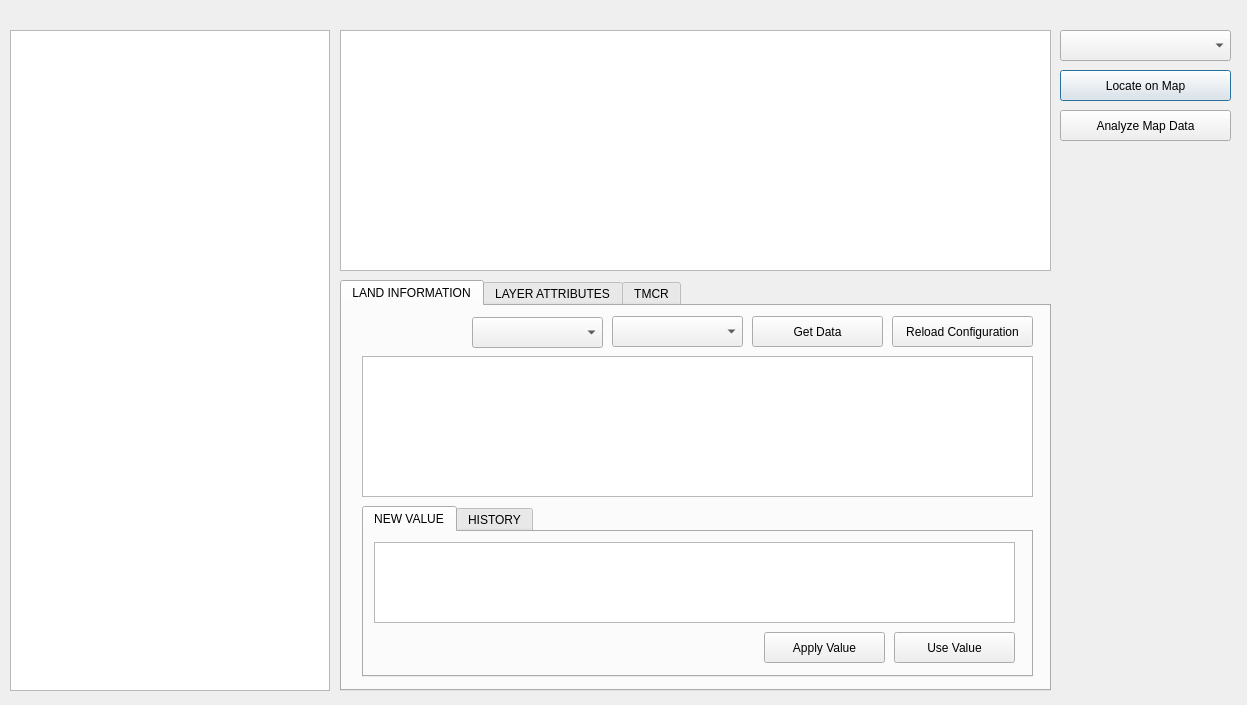
<?xml version="1.0" encoding="UTF-8"?>
<ui version="4.0">
 <class>eRPTSIntegrationDialogBase</class>
 <widget class="QDialog" name="eRPTSIntegrationDialogBase">
  <property name="geometry">
   <rect>
    <x>0</x>
    <y>0</y>
    <width>1247</width>
    <height>705</height>
   </rect>
  </property>
  <property name="windowTitle">
   <string>eRPTS Integration</string>
  </property>
  <widget class="QLabel" name="lbl_database">
   <property name="geometry">
    <rect>
     <x>10</x>
     <y>10</y>
     <width>311</width>
     <height>16</height>
    </rect>
   </property>
   <property name="text">
    <string/>
   </property>
  </widget>
  <widget class="QComboBox" name="cb_field_brgys">
   <property name="geometry">
    <rect>
     <x>1060</x>
     <y>30</y>
     <width>171</width>
     <height>31</height>
    </rect>
   </property>
  </widget>
  <widget class="QTableWidget" name="tw_match">
   <property name="geometry">
    <rect>
     <x>10</x>
     <y>30</y>
     <width>320</width>
     <height>661</height>
    </rect>
   </property>
   <property name="editTriggers">
    <set>QAbstractItemView::NoEditTriggers</set>
   </property>
   <property name="selectionMode">
    <enum>QAbstractItemView::SingleSelection</enum>
   </property>
   <property name="selectionBehavior">
    <enum>QAbstractItemView::SelectRows</enum>
   </property>
  </widget>
  <widget class="QTableWidget" name="tw_error">
   <property name="geometry">
    <rect>
     <x>340</x>
     <y>30</y>
     <width>711</width>
     <height>241</height>
    </rect>
   </property>
   <property name="editTriggers">
    <set>QAbstractItemView::NoEditTriggers</set>
   </property>
   <property name="selectionMode">
    <enum>QAbstractItemView::SingleSelection</enum>
   </property>
  </widget>
  <widget class="QPushButton" name="btn_locate">
   <property name="geometry">
    <rect>
     <x>1060</x>
     <y>70</y>
     <width>171</width>
     <height>31</height>
    </rect>
   </property>
   <property name="text">
    <string>Locate on Map</string>
   </property>
  </widget>
  <widget class="QPushButton" name="btn_analyze">
   <property name="geometry">
    <rect>
     <x>1060</x>
     <y>110</y>
     <width>171</width>
     <height>31</height>
    </rect>
   </property>
   <property name="text">
    <string>Analyze Map Data</string>
   </property>
  </widget>
  <widget class="QTabWidget" name="tabWidget">
   <property name="geometry">
    <rect>
     <x>340</x>
     <y>280</y>
     <width>711</width>
     <height>411</height>
    </rect>
   </property>
   <property name="currentIndex">
    <number>0</number>
   </property>
   <widget class="QWidget" name="tab_2">
    <attribute name="title">
     <string>LAND INFORMATION</string>
    </attribute>
    <widget class="QPushButton" name="btn_reload">
     <property name="geometry">
      <rect>
       <x>550</x>
       <y>10</y>
       <width>141</width>
       <height>31</height>
      </rect>
     </property>
     <property name="text">
      <string>Reload Configuration</string>
     </property>
    </widget>
    <widget class="QComboBox" name="cb_field_names">
     <property name="geometry">
      <rect>
       <x>130</x>
       <y>11</y>
       <width>131</width>
       <height>31</height>
      </rect>
     </property>
    </widget>
    <widget class="QTableWidget" name="tw_data">
     <property name="geometry">
      <rect>
       <x>20</x>
       <y>50</y>
       <width>671</width>
       <height>141</height>
      </rect>
     </property>
     <property name="editTriggers">
      <set>QAbstractItemView::NoEditTriggers</set>
     </property>
     <property name="selectionMode">
      <enum>QAbstractItemView::SingleSelection</enum>
     </property>
     <property name="selectionBehavior">
      <enum>QAbstractItemView::SelectRows</enum>
     </property>
    </widget>
    <widget class="QPushButton" name="btn_get_data">
     <property name="geometry">
      <rect>
       <x>410</x>
       <y>10</y>
       <width>131</width>
       <height>31</height>
      </rect>
     </property>
     <property name="text">
      <string>Get Data</string>
     </property>
    </widget>
    <widget class="QComboBox" name="cb_field_values">
     <property name="geometry">
      <rect>
       <x>270</x>
       <y>10</y>
       <width>131</width>
       <height>31</height>
      </rect>
     </property>
    </widget>
    <widget class="QTabWidget" name="tabWidget_2">
     <property name="geometry">
      <rect>
       <x>20</x>
       <y>200</y>
       <width>671</width>
       <height>171</height>
      </rect>
     </property>
     <property name="currentIndex">
      <number>0</number>
     </property>
     <widget class="QWidget" name="tab_5">
      <attribute name="title">
       <string>NEW VALUE</string>
      </attribute>
      <widget class="QTableWidget" name="tw_value">
       <property name="geometry">
        <rect>
         <x>10</x>
         <y>10</y>
         <width>641</width>
         <height>81</height>
        </rect>
       </property>
       <property name="editTriggers">
        <set>QAbstractItemView::NoEditTriggers</set>
       </property>
      </widget>
      <widget class="QPushButton" name="btn_apply">
       <property name="geometry">
        <rect>
         <x>400</x>
         <y>100</y>
         <width>121</width>
         <height>31</height>
        </rect>
       </property>
       <property name="text">
        <string>Apply Value</string>
       </property>
      </widget>
      <widget class="QLabel" name="lbl_lot">
       <property name="geometry">
        <rect>
         <x>10</x>
         <y>110</y>
         <width>331</width>
         <height>16</height>
        </rect>
       </property>
       <property name="text">
        <string/>
       </property>
      </widget>
      <widget class="QPushButton" name="btn_use">
       <property name="geometry">
        <rect>
         <x>530</x>
         <y>100</y>
         <width>121</width>
         <height>31</height>
        </rect>
       </property>
       <property name="text">
        <string>Use Value</string>
       </property>
      </widget>
      <zorder>btn_use</zorder>
      <zorder>tw_value</zorder>
      <zorder>btn_apply</zorder>
      <zorder>lbl_lot</zorder>
     </widget>
     <widget class="QWidget" name="tab_4">
      <attribute name="title">
       <string>HISTORY</string>
      </attribute>
      <widget class="QTableWidget" name="tw_info">
       <property name="geometry">
        <rect>
         <x>110</x>
         <y>10</y>
         <width>541</width>
         <height>111</height>
        </rect>
       </property>
      </widget>
      <widget class="QWidget" name="">
       <property name="geometry">
        <rect>
         <x>30</x>
         <y>40</y>
         <width>66</width>
         <height>72</height>
        </rect>
       </property>
       <layout class="QVBoxLayout" name="verticalLayout">
        <item>
         <widget class="QLabel" name="lbl_legend1">
          <property name="enabled">
           <bool>false</bool>
          </property>
          <property name="palette">
           <palette>
            <active>
             <colorrole role="WindowText">
              <brush brushstyle="SolidPattern">
               <color alpha="255">
                <red>0</red>
                <green>0</green>
                <blue>0</blue>
               </color>
              </brush>
             </colorrole>
            </active>
            <inactive>
             <colorrole role="WindowText">
              <brush brushstyle="SolidPattern">
               <color alpha="255">
                <red>0</red>
                <green>0</green>
                <blue>0</blue>
               </color>
              </brush>
             </colorrole>
            </inactive>
            <disabled>
             <colorrole role="WindowText">
              <brush brushstyle="SolidPattern">
               <color alpha="255">
                <red>0</red>
                <green>0</green>
                <blue>0</blue>
               </color>
              </brush>
             </colorrole>
            </disabled>
           </palette>
          </property>
          <property name="font">
           <font>
            <weight>75</weight>
            <bold>true</bold>
           </font>
          </property>
          <property name="text">
           <string>Active</string>
          </property>
         </widget>
        </item>
        <item>
         <widget class="QLabel" name="lbl_legend2">
          <property name="enabled">
           <bool>false</bool>
          </property>
          <property name="palette">
           <palette>
            <active>
             <colorrole role="WindowText">
              <brush brushstyle="SolidPattern">
               <color alpha="255">
                <red>0</red>
                <green>0</green>
                <blue>0</blue>
               </color>
              </brush>
             </colorrole>
             <colorrole role="Button">
              <brush brushstyle="SolidPattern">
               <color alpha="255">
                <red>255</red>
                <green>0</green>
                <blue>0</blue>
               </color>
              </brush>
             </colorrole>
             <colorrole role="Light">
              <brush brushstyle="SolidPattern">
               <color alpha="255">
                <red>255</red>
                <green>127</green>
                <blue>127</blue>
               </color>
              </brush>
             </colorrole>
             <colorrole role="Midlight">
              <brush brushstyle="SolidPattern">
               <color alpha="255">
                <red>255</red>
                <green>63</green>
                <blue>63</blue>
               </color>
              </brush>
             </colorrole>
             <colorrole role="Dark">
              <brush brushstyle="SolidPattern">
               <color alpha="255">
                <red>127</red>
                <green>0</green>
                <blue>0</blue>
               </color>
              </brush>
             </colorrole>
             <colorrole role="Mid">
              <brush brushstyle="SolidPattern">
               <color alpha="255">
                <red>170</red>
                <green>0</green>
                <blue>0</blue>
               </color>
              </brush>
             </colorrole>
             <colorrole role="Text">
              <brush brushstyle="SolidPattern">
               <color alpha="255">
                <red>0</red>
                <green>0</green>
                <blue>0</blue>
               </color>
              </brush>
             </colorrole>
             <colorrole role="BrightText">
              <brush brushstyle="SolidPattern">
               <color alpha="255">
                <red>255</red>
                <green>255</green>
                <blue>255</blue>
               </color>
              </brush>
             </colorrole>
             <colorrole role="ButtonText">
              <brush brushstyle="SolidPattern">
               <color alpha="255">
                <red>0</red>
                <green>0</green>
                <blue>0</blue>
               </color>
              </brush>
             </colorrole>
             <colorrole role="Base">
              <brush brushstyle="SolidPattern">
               <color alpha="255">
                <red>255</red>
                <green>0</green>
                <blue>0</blue>
               </color>
              </brush>
             </colorrole>
             <colorrole role="Window">
              <brush brushstyle="SolidPattern">
               <color alpha="255">
                <red>255</red>
                <green>0</green>
                <blue>0</blue>
               </color>
              </brush>
             </colorrole>
             <colorrole role="Shadow">
              <brush brushstyle="SolidPattern">
               <color alpha="255">
                <red>0</red>
                <green>0</green>
                <blue>0</blue>
               </color>
              </brush>
             </colorrole>
             <colorrole role="AlternateBase">
              <brush brushstyle="SolidPattern">
               <color alpha="255">
                <red>255</red>
                <green>127</green>
                <blue>127</blue>
               </color>
              </brush>
             </colorrole>
             <colorrole role="ToolTipBase">
              <brush brushstyle="SolidPattern">
               <color alpha="255">
                <red>255</red>
                <green>255</green>
                <blue>220</blue>
               </color>
              </brush>
             </colorrole>
             <colorrole role="ToolTipText">
              <brush brushstyle="SolidPattern">
               <color alpha="255">
                <red>0</red>
                <green>0</green>
                <blue>0</blue>
               </color>
              </brush>
             </colorrole>
            </active>
            <inactive>
             <colorrole role="WindowText">
              <brush brushstyle="SolidPattern">
               <color alpha="255">
                <red>0</red>
                <green>0</green>
                <blue>0</blue>
               </color>
              </brush>
             </colorrole>
             <colorrole role="Button">
              <brush brushstyle="SolidPattern">
               <color alpha="255">
                <red>255</red>
                <green>0</green>
                <blue>0</blue>
               </color>
              </brush>
             </colorrole>
             <colorrole role="Light">
              <brush brushstyle="SolidPattern">
               <color alpha="255">
                <red>255</red>
                <green>127</green>
                <blue>127</blue>
               </color>
              </brush>
             </colorrole>
             <colorrole role="Midlight">
              <brush brushstyle="SolidPattern">
               <color alpha="255">
                <red>255</red>
                <green>63</green>
                <blue>63</blue>
               </color>
              </brush>
             </colorrole>
             <colorrole role="Dark">
              <brush brushstyle="SolidPattern">
               <color alpha="255">
                <red>127</red>
                <green>0</green>
                <blue>0</blue>
               </color>
              </brush>
             </colorrole>
             <colorrole role="Mid">
              <brush brushstyle="SolidPattern">
               <color alpha="255">
                <red>170</red>
                <green>0</green>
                <blue>0</blue>
               </color>
              </brush>
             </colorrole>
             <colorrole role="Text">
              <brush brushstyle="SolidPattern">
               <color alpha="255">
                <red>0</red>
                <green>0</green>
                <blue>0</blue>
               </color>
              </brush>
             </colorrole>
             <colorrole role="BrightText">
              <brush brushstyle="SolidPattern">
               <color alpha="255">
                <red>255</red>
                <green>255</green>
                <blue>255</blue>
               </color>
              </brush>
             </colorrole>
             <colorrole role="ButtonText">
              <brush brushstyle="SolidPattern">
               <color alpha="255">
                <red>0</red>
                <green>0</green>
                <blue>0</blue>
               </color>
              </brush>
             </colorrole>
             <colorrole role="Base">
              <brush brushstyle="SolidPattern">
               <color alpha="255">
                <red>255</red>
                <green>0</green>
                <blue>0</blue>
               </color>
              </brush>
             </colorrole>
             <colorrole role="Window">
              <brush brushstyle="SolidPattern">
               <color alpha="255">
                <red>255</red>
                <green>0</green>
                <blue>0</blue>
               </color>
              </brush>
             </colorrole>
             <colorrole role="Shadow">
              <brush brushstyle="SolidPattern">
               <color alpha="255">
                <red>0</red>
                <green>0</green>
                <blue>0</blue>
               </color>
              </brush>
             </colorrole>
             <colorrole role="AlternateBase">
              <brush brushstyle="SolidPattern">
               <color alpha="255">
                <red>255</red>
                <green>127</green>
                <blue>127</blue>
               </color>
              </brush>
             </colorrole>
             <colorrole role="ToolTipBase">
              <brush brushstyle="SolidPattern">
               <color alpha="255">
                <red>255</red>
                <green>255</green>
                <blue>220</blue>
               </color>
              </brush>
             </colorrole>
             <colorrole role="ToolTipText">
              <brush brushstyle="SolidPattern">
               <color alpha="255">
                <red>0</red>
                <green>0</green>
                <blue>0</blue>
               </color>
              </brush>
             </colorrole>
            </inactive>
            <disabled>
             <colorrole role="WindowText">
              <brush brushstyle="SolidPattern">
               <color alpha="255">
                <red>255</red>
                <green>0</green>
                <blue>0</blue>
               </color>
              </brush>
             </colorrole>
             <colorrole role="Button">
              <brush brushstyle="SolidPattern">
               <color alpha="255">
                <red>255</red>
                <green>0</green>
                <blue>0</blue>
               </color>
              </brush>
             </colorrole>
             <colorrole role="Light">
              <brush brushstyle="SolidPattern">
               <color alpha="255">
                <red>255</red>
                <green>127</green>
                <blue>127</blue>
               </color>
              </brush>
             </colorrole>
             <colorrole role="Midlight">
              <brush brushstyle="SolidPattern">
               <color alpha="255">
                <red>255</red>
                <green>63</green>
                <blue>63</blue>
               </color>
              </brush>
             </colorrole>
             <colorrole role="Dark">
              <brush brushstyle="SolidPattern">
               <color alpha="255">
                <red>127</red>
                <green>0</green>
                <blue>0</blue>
               </color>
              </brush>
             </colorrole>
             <colorrole role="Mid">
              <brush brushstyle="SolidPattern">
               <color alpha="255">
                <red>170</red>
                <green>0</green>
                <blue>0</blue>
               </color>
              </brush>
             </colorrole>
             <colorrole role="Text">
              <brush brushstyle="SolidPattern">
               <color alpha="255">
                <red>0</red>
                <green>0</green>
                <blue>0</blue>
               </color>
              </brush>
             </colorrole>
             <colorrole role="BrightText">
              <brush brushstyle="SolidPattern">
               <color alpha="255">
                <red>255</red>
                <green>255</green>
                <blue>255</blue>
               </color>
              </brush>
             </colorrole>
             <colorrole role="ButtonText">
              <brush brushstyle="SolidPattern">
               <color alpha="255">
                <red>127</red>
                <green>0</green>
                <blue>0</blue>
               </color>
              </brush>
             </colorrole>
             <colorrole role="Base">
              <brush brushstyle="SolidPattern">
               <color alpha="255">
                <red>255</red>
                <green>0</green>
                <blue>0</blue>
               </color>
              </brush>
             </colorrole>
             <colorrole role="Window">
              <brush brushstyle="SolidPattern">
               <color alpha="255">
                <red>255</red>
                <green>0</green>
                <blue>0</blue>
               </color>
              </brush>
             </colorrole>
             <colorrole role="Shadow">
              <brush brushstyle="SolidPattern">
               <color alpha="255">
                <red>0</red>
                <green>0</green>
                <blue>0</blue>
               </color>
              </brush>
             </colorrole>
             <colorrole role="AlternateBase">
              <brush brushstyle="SolidPattern">
               <color alpha="255">
                <red>255</red>
                <green>0</green>
                <blue>0</blue>
               </color>
              </brush>
             </colorrole>
             <colorrole role="ToolTipBase">
              <brush brushstyle="SolidPattern">
               <color alpha="255">
                <red>255</red>
                <green>255</green>
                <blue>220</blue>
               </color>
              </brush>
             </colorrole>
             <colorrole role="ToolTipText">
              <brush brushstyle="SolidPattern">
               <color alpha="255">
                <red>0</red>
                <green>0</green>
                <blue>0</blue>
               </color>
              </brush>
             </colorrole>
            </disabled>
           </palette>
          </property>
          <property name="font">
           <font>
            <weight>75</weight>
            <bold>true</bold>
           </font>
          </property>
          <property name="text">
           <string>Cancelled</string>
          </property>
         </widget>
        </item>
        <item>
         <widget class="QLabel" name="lbl_legend3">
          <property name="enabled">
           <bool>false</bool>
          </property>
          <property name="palette">
           <palette>
            <active>
             <colorrole role="WindowText">
              <brush brushstyle="SolidPattern">
               <color alpha="255">
                <red>0</red>
                <green>0</green>
                <blue>0</blue>
               </color>
              </brush>
             </colorrole>
            </active>
            <inactive>
             <colorrole role="WindowText">
              <brush brushstyle="SolidPattern">
               <color alpha="255">
                <red>0</red>
                <green>0</green>
                <blue>0</blue>
               </color>
              </brush>
             </colorrole>
            </inactive>
            <disabled>
             <colorrole role="WindowText">
              <brush brushstyle="SolidPattern">
               <color alpha="255">
                <red>0</red>
                <green>0</green>
                <blue>255</blue>
               </color>
              </brush>
             </colorrole>
            </disabled>
           </palette>
          </property>
          <property name="font">
           <font>
            <weight>75</weight>
            <bold>true</bold>
           </font>
          </property>
          <property name="text">
           <string>Subdivision</string>
          </property>
         </widget>
        </item>
        <item>
         <widget class="QLabel" name="lbl_legend4">
          <property name="enabled">
           <bool>false</bool>
          </property>
          <property name="palette">
           <palette>
            <active>
             <colorrole role="WindowText">
              <brush brushstyle="SolidPattern">
               <color alpha="255">
                <red>0</red>
                <green>0</green>
                <blue>0</blue>
               </color>
              </brush>
             </colorrole>
            </active>
            <inactive>
             <colorrole role="WindowText">
              <brush brushstyle="SolidPattern">
               <color alpha="255">
                <red>0</red>
                <green>0</green>
                <blue>0</blue>
               </color>
              </brush>
             </colorrole>
            </inactive>
            <disabled>
             <colorrole role="WindowText">
              <brush brushstyle="SolidPattern">
               <color alpha="255">
                <red>169</red>
                <green>169</green>
                <blue>169</blue>
               </color>
              </brush>
             </colorrole>
            </disabled>
           </palette>
          </property>
          <property name="font">
           <font>
            <weight>75</weight>
            <bold>true</bold>
           </font>
          </property>
          <property name="text">
           <string>Undefined</string>
          </property>
         </widget>
        </item>
       </layout>
      </widget>
      <widget class="QLabel" name="lbl_legend">
       <property name="geometry">
        <rect>
         <x>10</x>
         <y>10</y>
         <width>81</width>
         <height>16</height>
        </rect>
       </property>
       <property name="text">
        <string>***LEGEND:</string>
       </property>
      </widget>
     </widget>
    </widget>
    <zorder>tabWidget_2</zorder>
    <zorder>btn_reload</zorder>
    <zorder>cb_field_names</zorder>
    <zorder>tw_data</zorder>
    <zorder>btn_get_data</zorder>
    <zorder>cb_field_values</zorder>
   </widget>
   <widget class="QWidget" name="tab">
    <attribute name="title">
     <string>LAYER ATTRIBUTES</string>
    </attribute>
    <widget class="QTableWidget" name="tw_attr">
     <property name="geometry">
      <rect>
       <x>10</x>
       <y>10</y>
       <width>681</width>
       <height>321</height>
      </rect>
     </property>
     <property name="editTriggers">
      <set>QAbstractItemView::NoEditTriggers</set>
     </property>
     <property name="selectionMode">
      <enum>QAbstractItemView::SingleSelection</enum>
     </property>
     <property name="selectionBehavior">
      <enum>QAbstractItemView::SelectRows</enum>
     </property>
    </widget>
    <widget class="QPushButton" name="btn_irre">
     <property name="geometry">
      <rect>
       <x>520</x>
       <y>340</y>
       <width>171</width>
       <height>31</height>
      </rect>
     </property>
     <property name="text">
      <string>Convert to Relevant Columns</string>
     </property>
    </widget>
    <widget class="QPushButton" name="btn_join">
     <property name="geometry">
      <rect>
       <x>350</x>
       <y>340</y>
       <width>161</width>
       <height>31</height>
      </rect>
     </property>
     <property name="text">
      <string>Join Matched  EPTS Data</string>
     </property>
    </widget>
    <widget class="QPushButton" name="btn_commit">
     <property name="geometry">
      <rect>
       <x>210</x>
       <y>340</y>
       <width>131</width>
       <height>31</height>
      </rect>
     </property>
     <property name="text">
      <string>Reload Attributes</string>
     </property>
    </widget>
   </widget>
   <widget class="QWidget" name="tab_3">
    <attribute name="title">
     <string>TMCR</string>
    </attribute>
    <widget class="QTableWidget" name="tw_tmcr">
     <property name="geometry">
      <rect>
       <x>10</x>
       <y>50</y>
       <width>681</width>
       <height>281</height>
      </rect>
     </property>
     <property name="editTriggers">
      <set>QAbstractItemView::DoubleClicked</set>
     </property>
    </widget>
    <widget class="QPushButton" name="btn_tmcr">
     <property name="geometry">
      <rect>
       <x>520</x>
       <y>340</y>
       <width>171</width>
       <height>31</height>
      </rect>
     </property>
     <property name="text">
      <string>Load TMCR</string>
     </property>
    </widget>
    <widget class="QComboBox" name="cb_search">
     <property name="geometry">
      <rect>
       <x>10</x>
       <y>10</y>
       <width>211</width>
       <height>31</height>
      </rect>
     </property>
    </widget>
    <widget class="QLineEdit" name="txt_search">
     <property name="geometry">
      <rect>
       <x>230</x>
       <y>10</y>
       <width>341</width>
       <height>31</height>
      </rect>
     </property>
    </widget>
    <widget class="QPushButton" name="btn_tmcr_search">
     <property name="geometry">
      <rect>
       <x>580</x>
       <y>10</y>
       <width>111</width>
       <height>31</height>
      </rect>
     </property>
     <property name="text">
      <string>Search</string>
     </property>
    </widget>
   </widget>
  </widget>
  <widget class="QLabel" name="lbl_brgy">
   <property name="geometry">
    <rect>
     <x>340</x>
     <y>10</y>
     <width>331</width>
     <height>16</height>
    </rect>
   </property>
   <property name="text">
    <string/>
   </property>
  </widget>
  <zorder>tabWidget</zorder>
  <zorder>lbl_database</zorder>
  <zorder>cb_field_brgys</zorder>
  <zorder>lbl_legend1</zorder>
  <zorder>lbl_legend2</zorder>
  <zorder>lbl_legend3</zorder>
  <zorder>lbl_legend4</zorder>
  <zorder>tw_match</zorder>
  <zorder>tw_error</zorder>
  <zorder>btn_locate</zorder>
  <zorder>btn_analyze</zorder>
  <zorder>lbl_brgy</zorder>
 </widget>
 <resources/>
 <connections/>
</ui>
